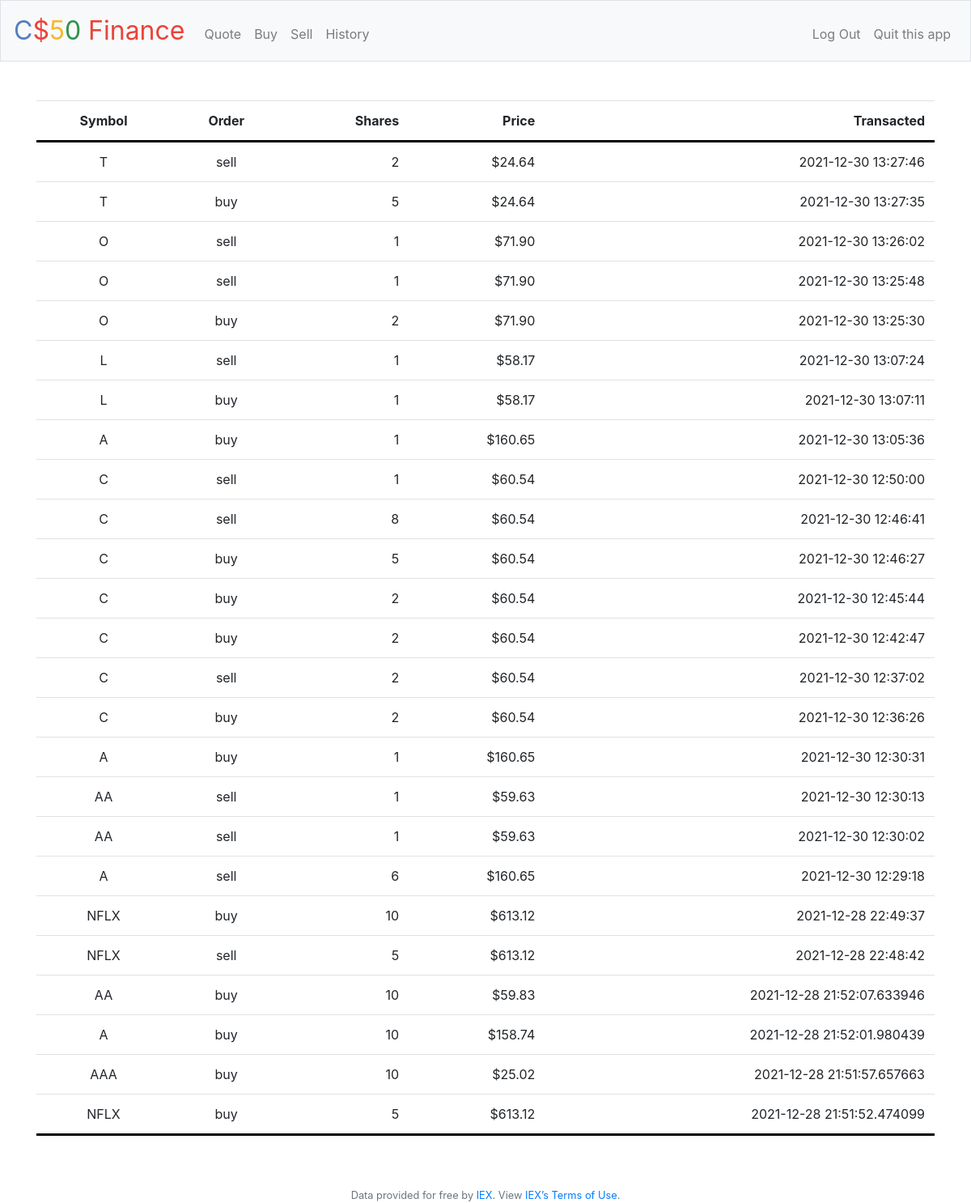
Page /history (signed in) on the earlier database version.
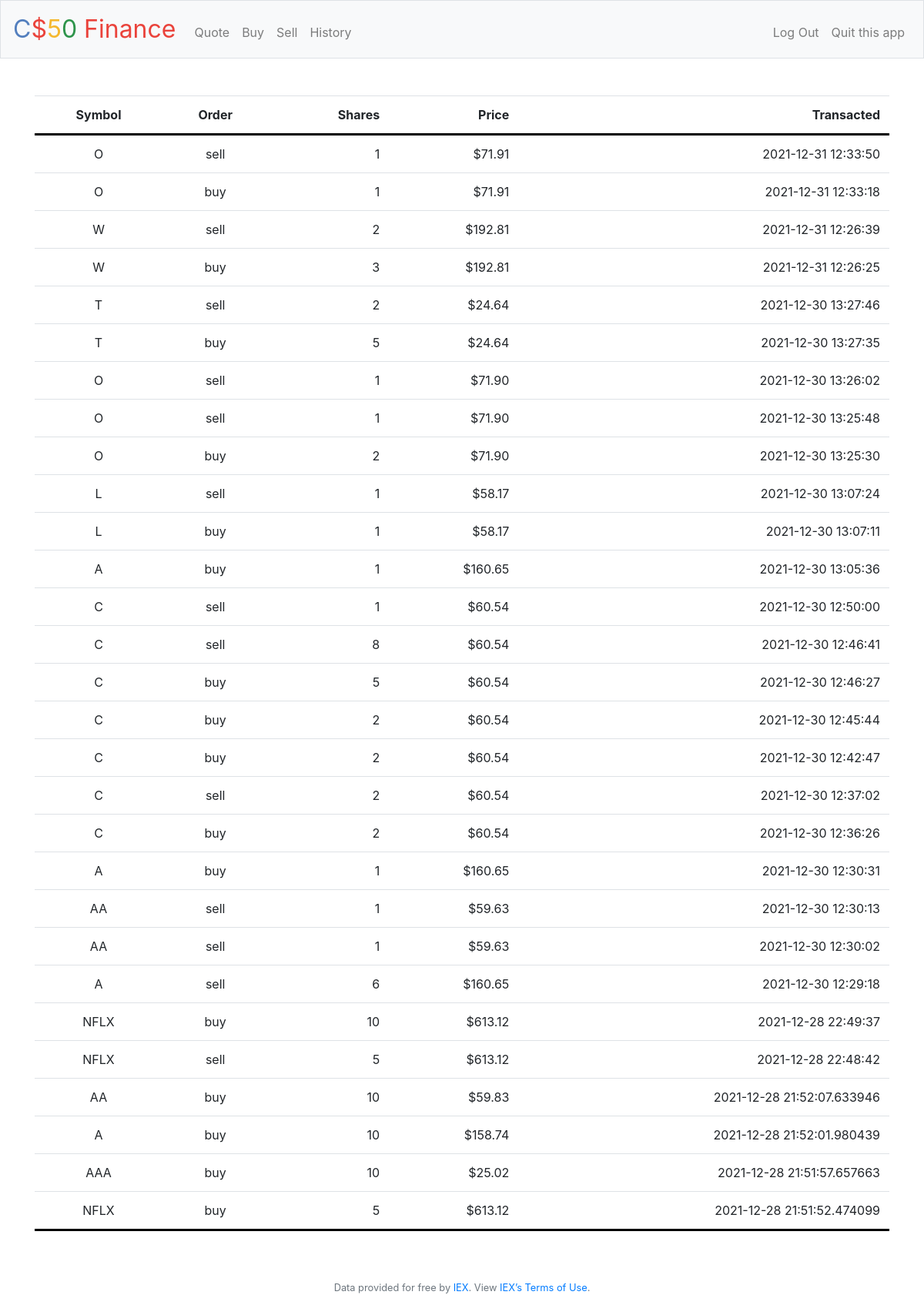
Same page on the later database version.
### tables this page shows
CREATE TABLE transaction_records(id integer primary key autoincrement, user_id integer, action text, shares real, price real, company_name text, symbol text, transaction_datetime text, foreign key (user_id) references users(id));

### app.py (the view)
@app.route("/history")
@login_required
def history():
    db = get_db()
    curs = db.cursor()
    curs.execute(
        """SELECT symbol, action, shares, price, transaction_datetime as t_time
        FROM transaction_records WHERE user_id=? ORDER BY t_time DESC""",
        (session["user_id"],)
    )
    transaction_records = curs.fetchall()
    if not transaction_records:
        return render_template("history.html", message="You haven't bought or sold yet")
    return render_template("history.html", transaction_records=transaction_records)

### app.py (called while the page is built)
@app.after_request
def after_request(response):
    response.headers["Cache-Control"] = "no-cache, no-store, must-revalidate"
    response.headers["Expires"] = 0
    response.headers["Pragma"] = "no-cache"
    return response

@app.teardown_appcontext
def close_connection(exception):
    db = getattr(g, '_database', None)
    if db is not None:
        db.close()

### helpers.py (called while the page is built)
def get_db():
    db = getattr(g, '_database', None)
    if db is None:
        db = g._database = sqlite3.connect('finance.db')
        db.row_factory = dict_factory
    return db

def dict_factory(cursor, row):
    d = {}
    for idx, col in enumerate(cursor.description):
        d[col[0]] = row[idx]
    return d

def login_required(f):
    @wraps(f)
    def decorated_function(*args, **kwargs):
        if session.get("user_id") is None:
            return redirect("/login")
        return f(*args, **kwargs)
    return decorated_function

def usd(value):
    return f"${value:,.2f}"

### templates/history.html (shortened to what this page needs)
{% extends "layout.html" %}
{% block main %}
    <table class="table tablestriped">
        <thead>
            <tr>
                <th class="text-start">Symbol</th>
                <th class="text-start">Order</th>
                <th class="text-end">Shares</th>
                <th class="text-end">Price</th>
                <th class="text-end">Transacted</th>
            </tr>
        </thead>
        <tbody>
            {% if transaction_records %}
                {% for t_record in transaction_records %}
                    <tr>
                        <td class="text-start">{{ t_record["symbol"] }}</td>
                        <td class="text-start">{{ t_record["action"] }}</td>
                        <td class="text-end">{{ t_record["shares"] | int | abs }}</td>
                        <td class="text-end">{{ t_record["price"] | usd }}</td>
                        <td class="text-end">{{ t_record["t_time"] }}</td>
                    </tr>
                {% endfor %}
            {% endif %}
        </tbody>
    </table>
{% endblock %}

### templates/layout.html (shortened to what this page needs)
<!DOCTYPE html>
<html lang="en">
    <head>
        <link rel="stylesheet" href="https://cdn.jsdelivr.net/npm/bootstrap@4.5.3/dist/css/bootstrap.min.css">
        <link href="/static/styles.css" rel="stylesheet">
    </head>
    <body>
        <nav class="navbar navbar-expand-md navbar-light bg-light border">
            <a class="navbar-brand" href="/"><span class="blue">C</span><span class="red">$</span><span class="yellow">5</span><span class="green">0</span> <span class="red">Finance</span></a>
            <div class="collapse navbar-collapse" id="navbar">
                {% if session.user_id %}
                    <ul class="navbar-nav mr-auto mt-2">
                        <li class="nav-item"><a class="nav-link" href="/quote">Quote</a></li>
                        <li class="nav-item"><a class="nav-link" href="/buy">Buy</a></li>
                        <li class="nav-item"><a class="nav-link" href="/sell">Sell</a></li>
                        <li class="nav-item"><a class="nav-link" href="/history">History</a></li>
                    </ul>
                    <ul class="navbar-nav ml-auto mt-2">
                        <li class="nav-item"><a class="nav-link" href="/logout">Log Out</a></li>
                        <li class="nav-item"><a class="nav-link" href="/quit">Quit this app</a></li>
                    </ul>
                {% else %}
                    <ul class="navbar-nav ml-auto mt-2">
                        <li class="nav-item"><a class="nav-link" href="/register">Register</a></li>
                        <li class="nav-item"><a class="nav-link" href="/login">Log In</a></li>
                    </ul>
                {% endif %}
            </div>
        </nav>
        <main class="container py-5 text-center">
            {% block main %}{% endblock %}
        </main>
        <footer class="small text-center text-muted">
            Data provided for free by <a href="https://iextrading.com/developer">IEX</a>. View <a href="https://iextrading.com/api-exhibit-a/">IEX’s Terms of Use</a>.
        </footer>
    </body>
</html>

### static/styles.css (style rules this page uses)
nav .navbar-brand { font-size: xx-large; }
nav .navbar-brand .blue { color: #537fbe; }
nav .navbar-brand .red { color: #ea433b; }
nav .navbar-brand .yellow { color: #f5b82e; }
nav .navbar-brand .green { color: #2e944b; }
main { overflow-x: auto; text-align: center; }
tbody { border-top: 3px solid #000000; border-bottom: 3px solid #000000; }
.text-end { text-align: right !important; }

Differences in the rows shown:
added transaction_records: symbol "O", action "sell", shares|abs "1", price "$71.91", t_time "2021-12-31 12:33:50"
added transaction_records: symbol "O", action "buy", shares|abs "1", price "$71.91", t_time "2021-12-31 12:33:18"
added transaction_records: symbol "W", action "sell", shares|abs "2", price "$192.81", t_time "2021-12-31 12:26:39"
added transaction_records: symbol "W", action "buy", shares|abs "3", price "$192.81", t_time "2021-12-31 12:26:25"
